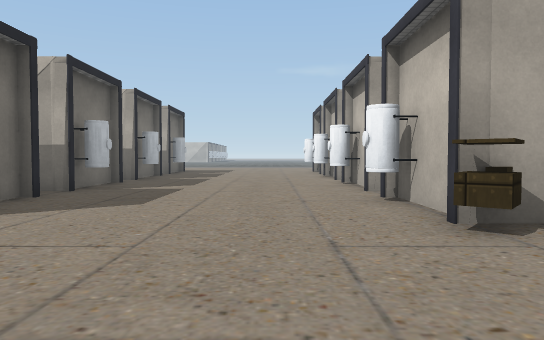
view 1 (above)

24 first-person views from a walk through a scene from a Unity 3-D project. The camera is 1.3 m above the floor, tilts 2° down and sees 70° across. The floor is counted in squares, 2 m on a side. Each view is taken from the middle of a square. On the plan, view 1 faces up. The plan holds only what a view shows up to about 11 squares ahead; the rest is blank. The place goes on beyond the plan. The player is left out. Some surface patterns are stand-ins.

view 2
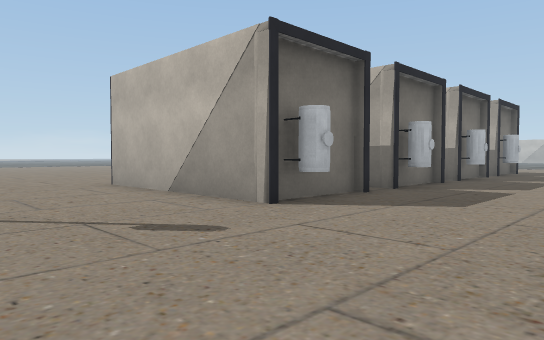

view 3
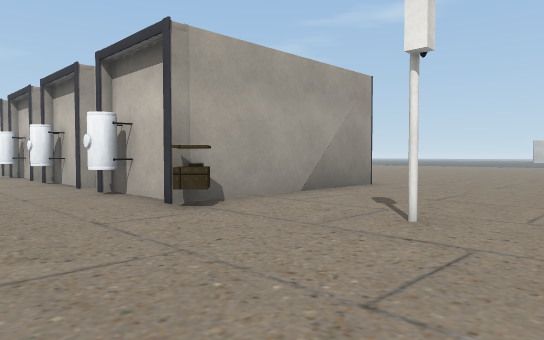

view 4
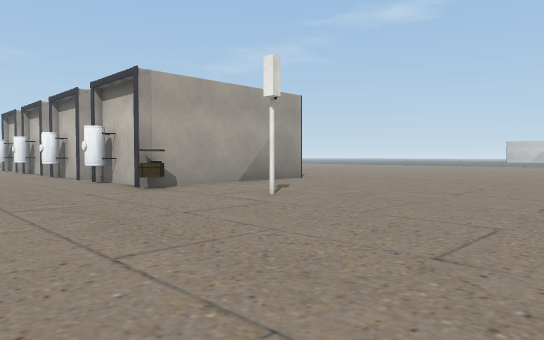

view 5
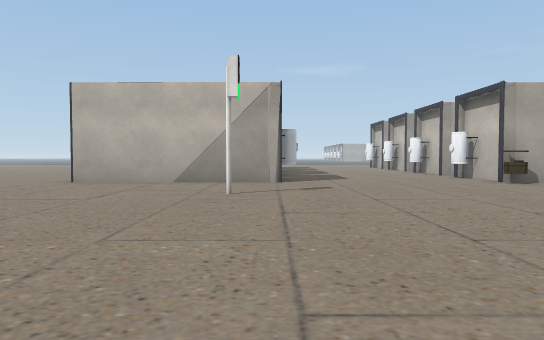

view 6
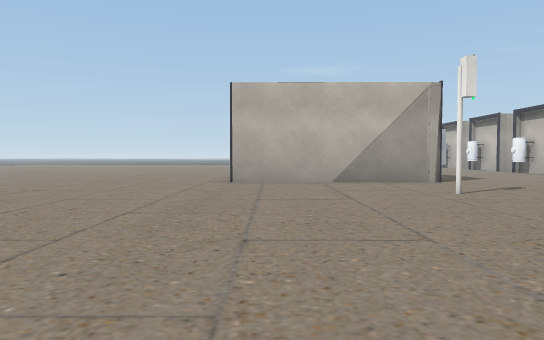

view 7
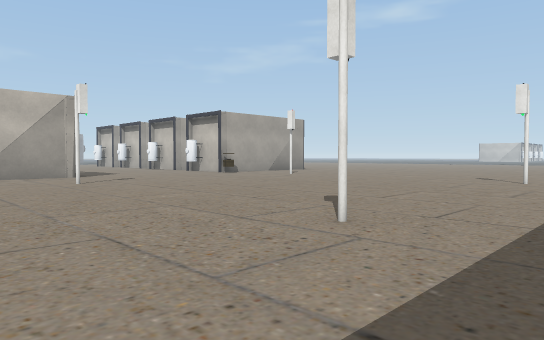

view 8
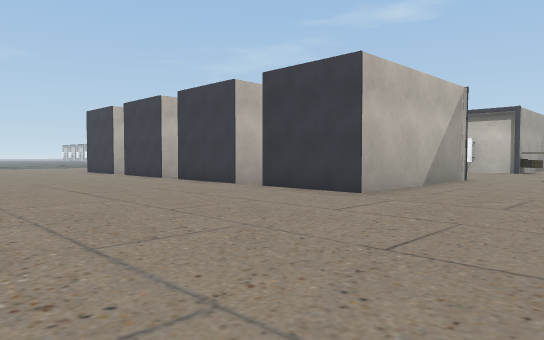

view 9
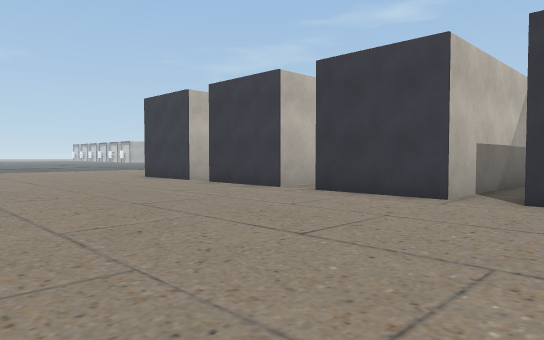

view 10
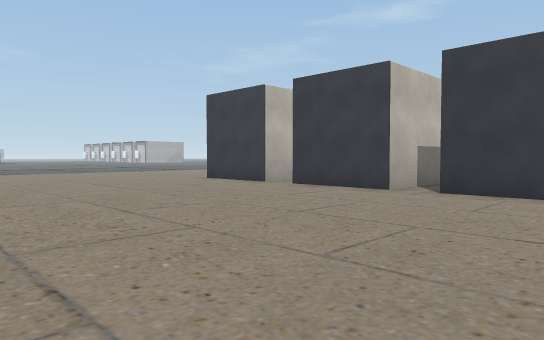

view 11
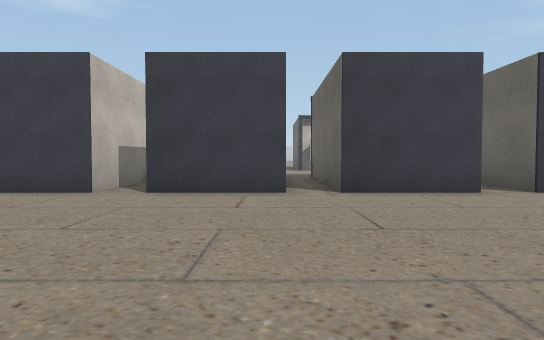

view 12
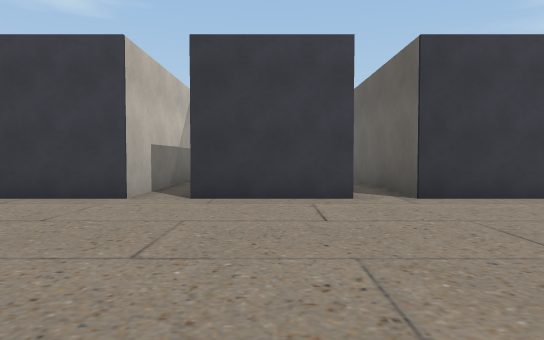

view 13
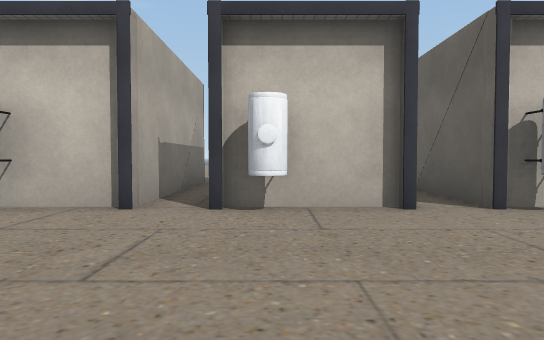

view 14
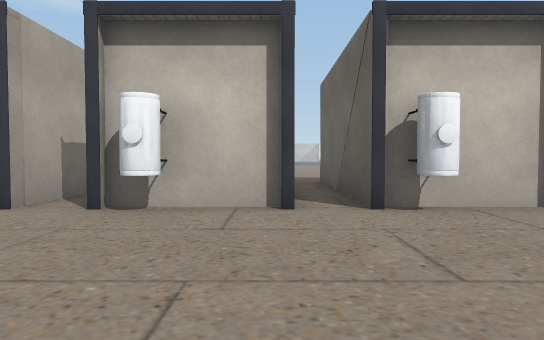

view 15
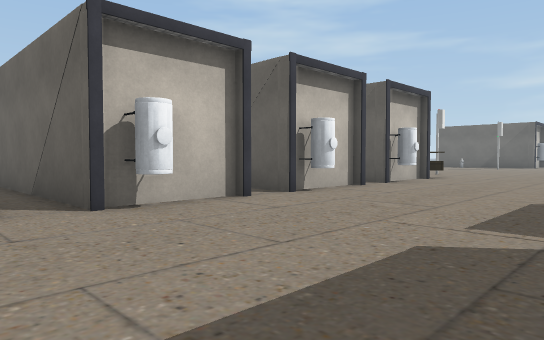

view 16
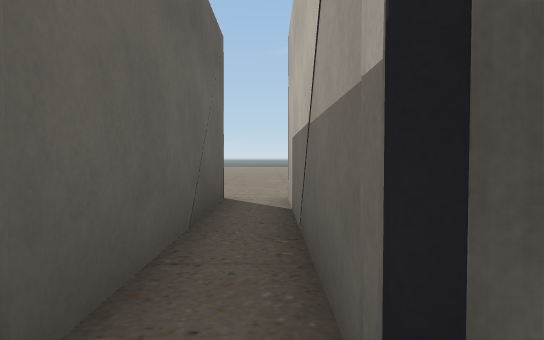

view 17
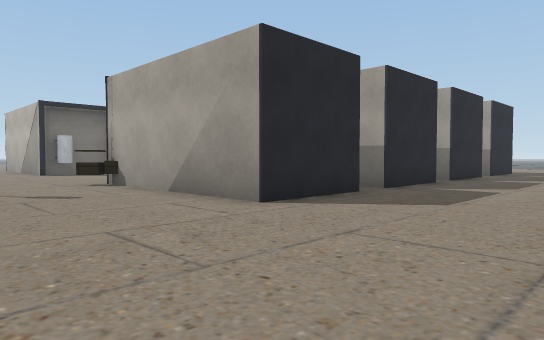

view 18
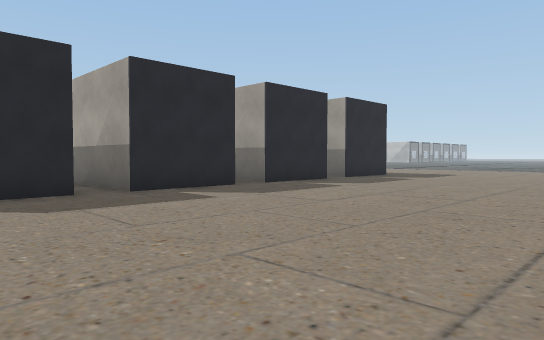

view 19
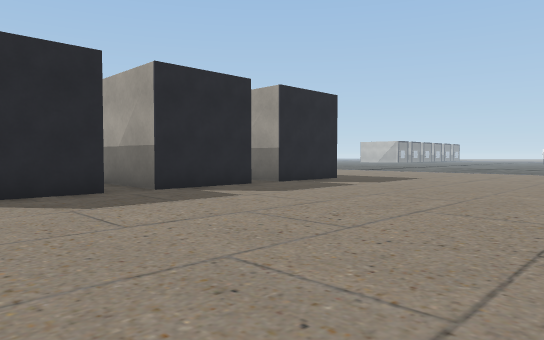

view 20
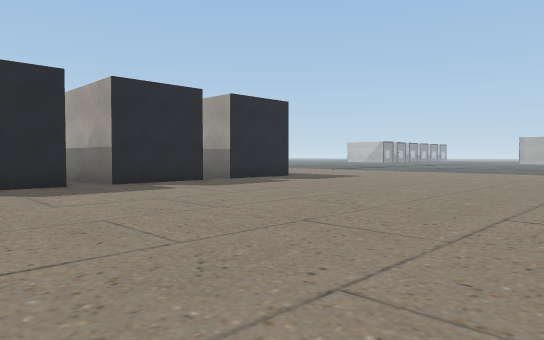

view 21
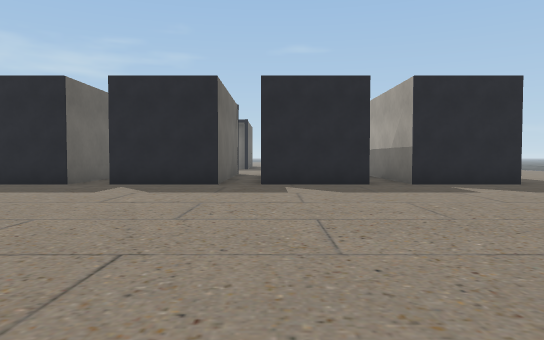

view 22
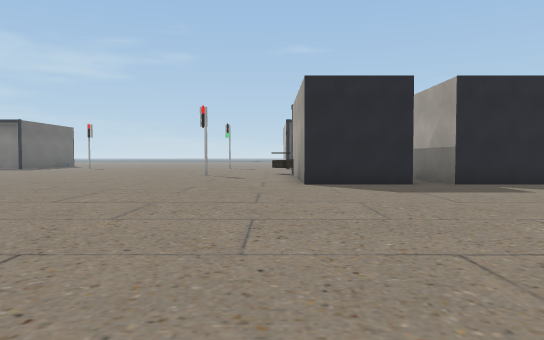

view 23
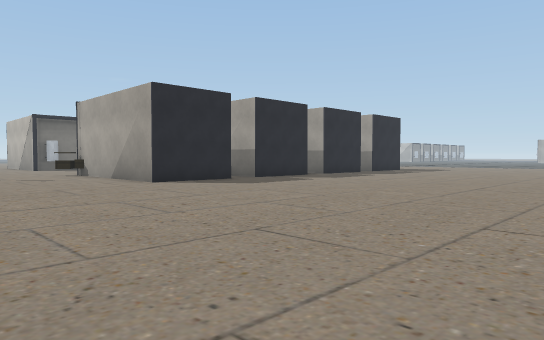

view 24
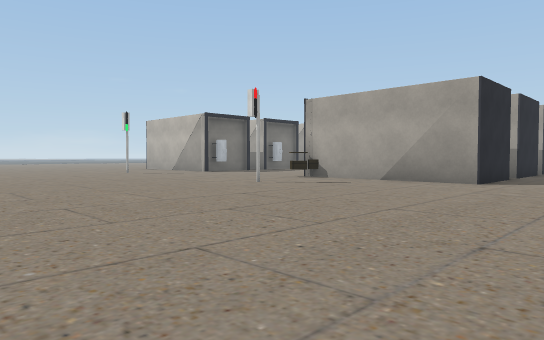

### Floor plan
Points are (right, up) in squares from view 1. A wall is a line through its corners. A room is listed if a view was taken in it or the views show most of it. See-through windows are left out.
Room 1 (views 1, 2, 3, 4, 5, 6, 7, 8, 9, 10, 11, 12, 13, 14, 15, 16, 17, 18, 19, 20, 21, 22, 23, 24)
walls: (2, 4.2) (2, 6.1); (-3.7, 3.8) (-9, 3.7) (-9, 6.2) (-7.1, 6.2); (-3.2, 4.3) (-4, 4.3); (2, 5.3) (1.2, 5.3); (1.6, 6.2) (7.1, 6.2) (7.1, 3.8) (1.8, 3.8); (-4, 6.2) (-4, 4.1); (2.3, 7.3) (2, 7.3) (2, 9.7) (7.1, 9.8) (7.1, 7.3) (3.9, 7.3); (-3.7, 7.3) (-9, 7.2) (-9, 9.7) (-4, 9.7) (-4, 7.8); (1.3, 9.2) (1.7, 9.4); (2, 10.7) (2, 13.2) (7.1, 13.3) (7.1, 10.8) (2, 10.7); (-6.5, 10.7) (-9, 10.7) (-9, 13.2) (-4, 13.2); (-3.8, 14.2) (-9, 14.2) (-9, 15.5); (7.1, 15.5) (7.1, 14.2) (1.7, 14.2)
objects: other object (-5, -7); other object (-5, 1); other object (2, 3); other object (3, -7); other object (3, 1)

Where each view was taken, in squares from view 1:
view 1: 0 up, 0 right, facing up
view 2: 0 up, 0 right, facing up-left
view 3: 1 down, 1 left, facing up-right
view 4: 4 down, 2 left, facing up-right
view 5: 6 down, 4 left, facing up
view 6: 6 down, 8 left, facing up
view 7: 9 down, 8 left, facing up-right
view 8: 0 up, 15 left, facing up-right
view 9: 5 up, 15 left, facing up-right
view 10: 7 up, 16 left, facing up-right
view 11: 11 up, 16 left, facing right
view 12: 12 up, 15 left, facing right
view 13: 9 up, 3 left, facing right
view 14: 11 up, 3 left, facing right
view 15: 15 up, 3 left, facing down-right
view 16: 14 up, 3 left, facing left
view 17: 0 up, 11 right, facing up-left
view 18: 4 up, 14 right, facing up-left
view 19: 7 up, 14 right, facing up-left
view 20: 7 up, 16 right, facing up-left
view 21: 11 up, 16 right, facing left
view 22: 3 up, 16 right, facing left
view 23: 1 down, 16 right, facing up-left
view 24: 6 down, 10 right, facing up-left
